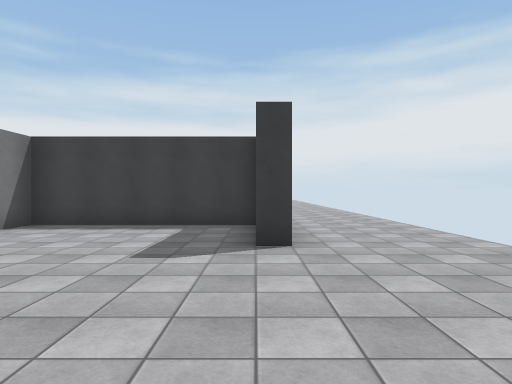
[1] (above)

17 first-person views from a walk through a Unity game level. The camera is 1.5 m above the floor, looks level and sees 75° across. The floor is counted in squares, 2 m on a side. Each view is taken from the middle of a square. On the plan, view 1 faces up. The plan holds only what a view shows up to about 11 squares ahead; the rest is blank. The place goes on beyond the plan. Surface patterns are stand-ins for the level's own textures.

[2]
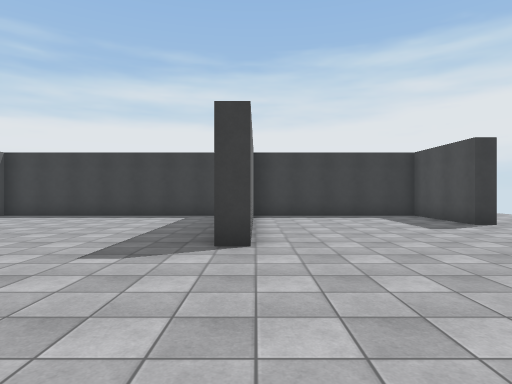

[3]
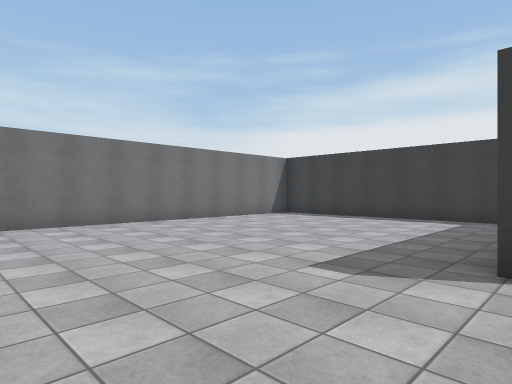

[4]
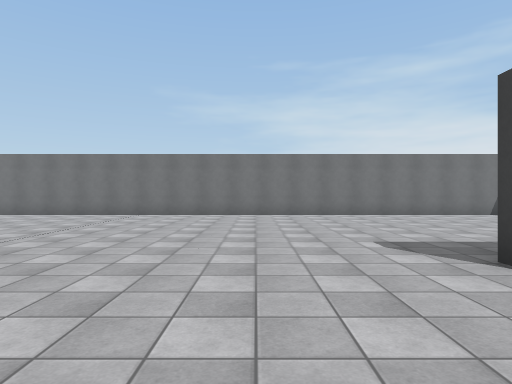

[5]
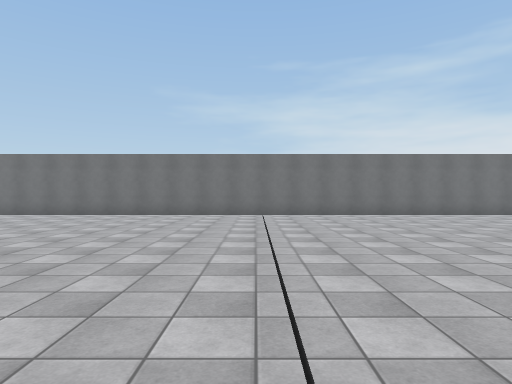

[6]
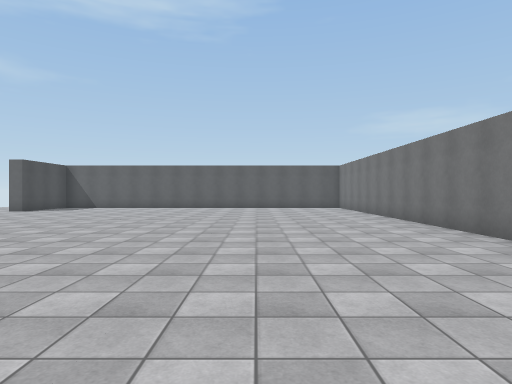

[7]
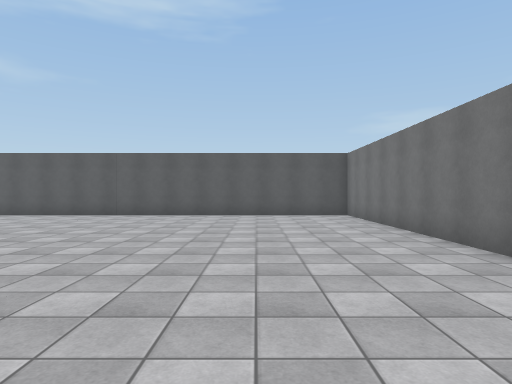

[8]
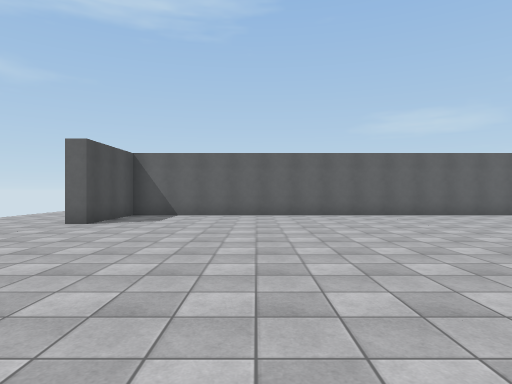

[9]
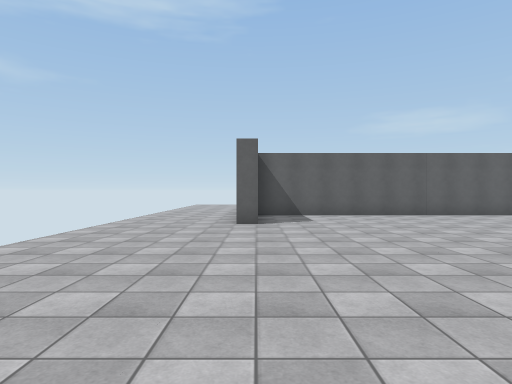

[10]
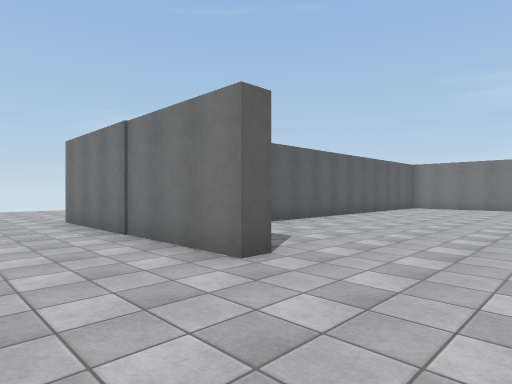

[11]
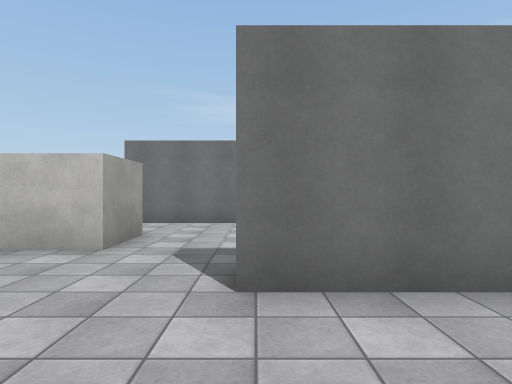

[12]
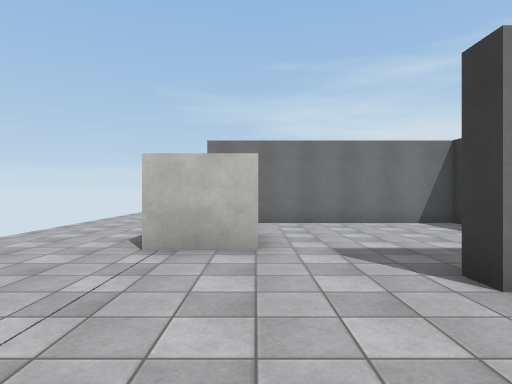

[13]
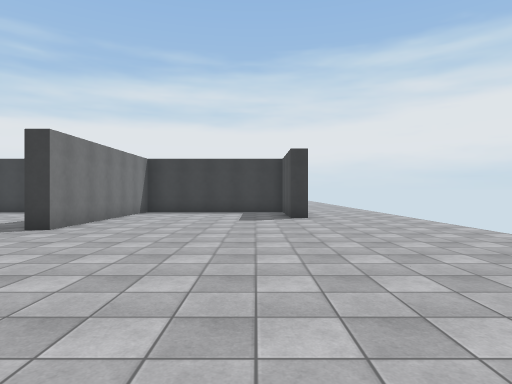

[14]
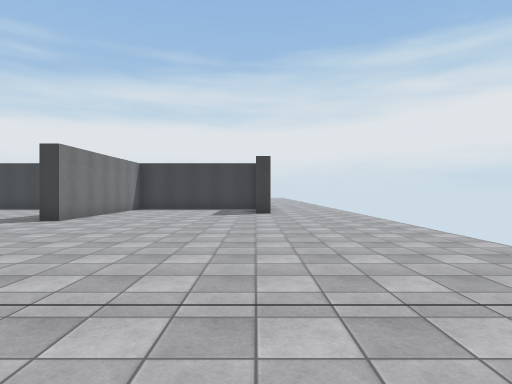

[15]
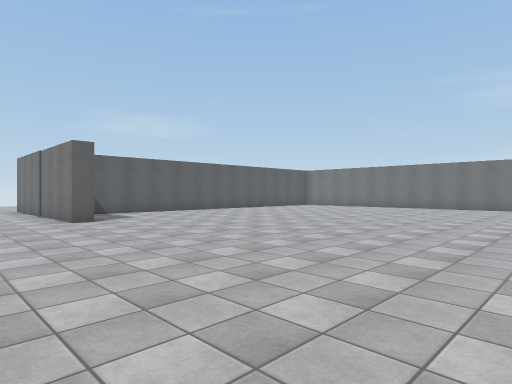

[16]
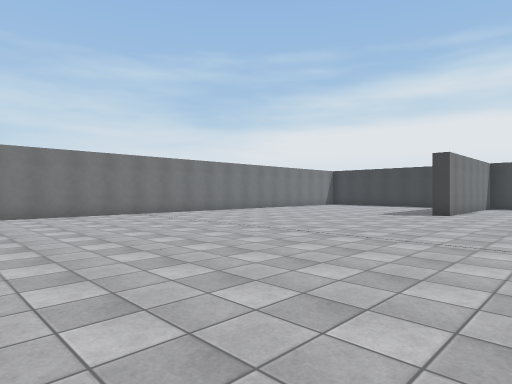

[17]
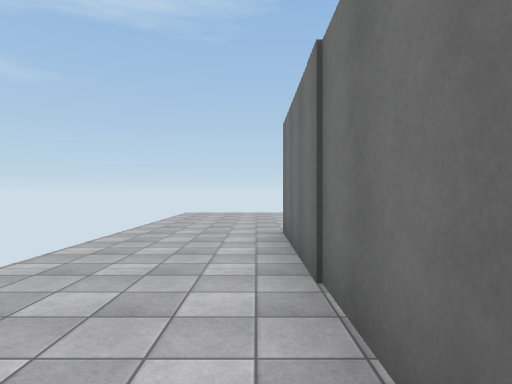

### Floor plan
Ten units are one square. View 1 is at (0, 0); x grows to the right and y downward. Boxes are objects, and circles mark ways between rooms. Rooms are numbered by the first view taken in them; rooms with no view inside come last. Other rooms are left out.
<svg viewBox="-134 -115 159 410">
<path fill="none" stroke="#000" d="M5 -46 0 -46 0 -75 -51 -75 -51 -16 -56 -16M-62 -75 -129 -75 -129 217 0 217 0 188 5 188 5 251 0 251M-13 270 -13 285M-51 222 -51 266M-29 270 -13 270M-51 266 -51 278"/>
<circle cx="-5" cy="265" r="3" fill="#2a7"/>
<circle cx="-20" cy="290" r="3" fill="#2a7"/>
<circle cx="-35" cy="275" r="3" fill="#2a7"/>
<text x="-40" y="80">1</text>
<text x="-30" y="240">2</text>
<text x="-40" y="280">3</text>
</svg>
Room 1 opens to room 2. Room 1 opens to room 3. Room 2 opens to room 3.

Where each view was taken, in squares from view 1:
view 1: 0 up, 0 right, facing up
view 2: 3 down, 5 left, facing up
view 3: 2 down, 5 left, facing up-left
view 4: 1 down, 2 left, facing left
view 5: 5 down, 2 left, facing left
view 6: 6 down, 9 left, facing down
view 7: 11 down, 10 left, facing down
view 8: 11 down, 4 left, facing down
view 9: 11 down, 0 right, facing down
view 10: 16 down, 3 right, facing down-left
view 11: 25 down, 3 right, facing left
view 12: 27 down, 3 right, facing left
view 13: 5 down, 1 left, facing up
view 14: 7 down, 0 right, facing up
view 15: 10 down, 3 right, facing down-left
view 16: 10 down, 2 left, facing up-left
view 17: 19 down, 1 right, facing down
